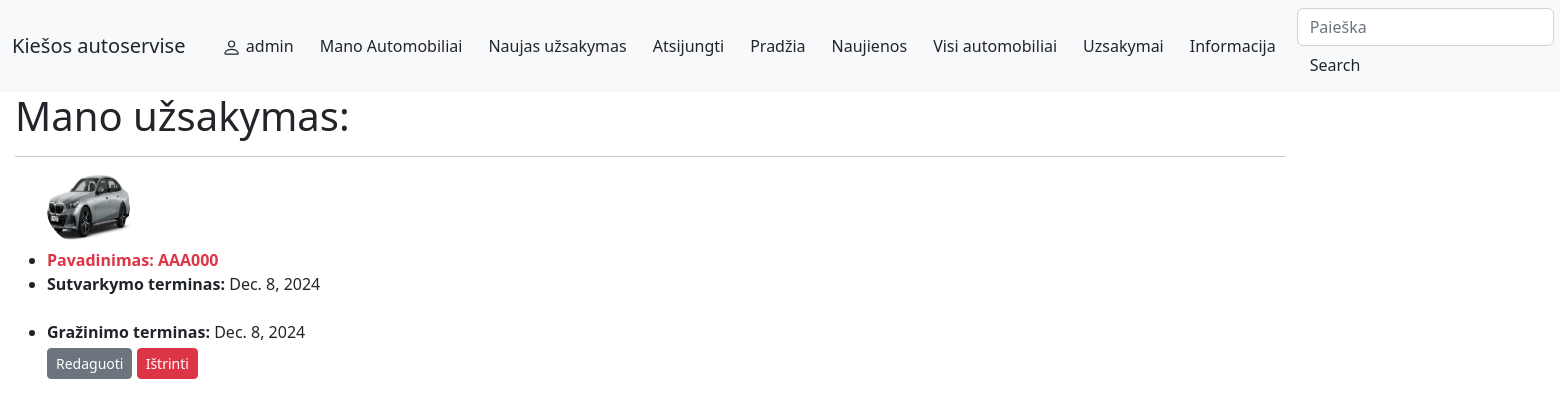
The app's page /autoservice/manoautomobiliai/10 (signed in) with its own data.
### autoservice/models.py (models this page shows, shortened)
class Uzsakymas(models.Model):
    data = models.DateField('Data', null=True, blank=True)
    automobilis_id = models.ForeignKey('Automobilis', on_delete=models.CASCADE, null=False)
    bus_sutvarkyta = models.DateField('Bus sutvarkyta', null=True, blank=True)
    savininkas = models.ForeignKey(User, on_delete=models.SET_NULL, null=True, blank=True)
    @property
    def is_overdue(self):
        if self.bus_sutvarkyta and date.today() > self.bus_sutvarkyta:
            return True
        return False
    LOAN_STATUS = (
        ('uzregistruotas', 'Uzregistruota'),
        ('eileje', 'Eileje'),
        ('tvarkomas', 'Tvarkoma'),
        ('galima atsiimti', 'Galima atsiimti'),
        ('atlikta', 'Atlikta'),
    )
    status = models.CharField(
        max_length=20,
        choices=LOAN_STATUS,
        blank=True,
        default='Uzregistruotas',
        help_text='Statusas',
    )
    class Meta:
        ordering = ['bus_sutvarkyta']
        verbose_name_plural = "Uzsakymai"
    def display_automobilis_val_nr(self):
        return self.automobilis_id.valstybinis_nr
    display_automobilis_val_nr.short_description = 'Valstybinis NR.'
    def display_automobilis_vin(self):
        return self.automobilis_id.vin_kodas
    display_automobilis_vin.short_description = 'VIN Kodas.'
    def display_automobilis_client(self):
        return self.automobilis_id.klientas
    display_automobilis_client.short_description = 'Klientas'
    def display_automobilis_marke(self):
        return self.automobilis_id.automobilio_modelis_id
    display_automobilis_marke.short_description = 'Gamintojas/Marke'

class Profilis(models.Model):
    user = models.OneToOneField(User, on_delete=models.CASCADE)
    nuotrauka = models.ImageField(default="profile_pics/no-image.jpg", upload_to="profile_pics")

class Automobilis(models.Model):
    valstybinis_nr = models.CharField('Valstybinis_NR', max_length=15, help_text='Iveskite Valstybini nr.(pvz AAA000)')
    automobilio_modelis_id = models.ForeignKey('AutomobiloModelis', on_delete=models.CASCADE, null=False,
                                               related_name='automobiliomodelis')
    vin_kodas = models.CharField('VIN_Kodas', max_length=17, help_text='Iveskite VIN (pvz.3C6UR5CJXEG146621)')
    klientas = models.CharField('Klientas', max_length=100, help_text='Vardas Pavarde pvz(Juozas Juozaitis)')
    aprasymas = HTMLField('Aprasymas', help_text='Aprasymas', null=True)
    cover = models.ImageField('Viršelis', upload_to='covers', null=True, blank=True)
    def display_automobilis_modelis(self):
        return f'{self.automobilio_modelis_id.marke} {self.automobilio_modelis_id.modelis}'
    display_automobilis_modelis.short_description = 'Automobilis'
    class Meta:
        verbose_name_plural = "Automobiliai"

### autoservice/views.py (the view)
# urls.py: path('manoautomobiliai/<int:pk>', views.UzsakymasByUserDetailView.as_view(), name='mano-uzsakymas'),
class UzsakymasByUserDetailView(LoginRequiredMixin, generic.DetailView):
    model = Uzsakymas
    template_name = 'user_uzsakymas.html'

### autoservice/templates/user_uzsakymas.html (shortened to what this page needs)
{% extends "base.html" %}
{% block content %}
    <h1>Mano užsakymas:</h1>
    <hr>
        <ul>
        <img class="rounded-circle" src="{{uzsakymas.savininkas.profilis.nuotrauka.url}}" width="100" height="75">
        <li><strong class="{% if object.is_overdue %}text-danger{% endif %}">Pavadinimas: {{uzsakymas.automobilis_id.valstybinis_nr}}</strong></li>
        <li><strong>Sutvarkymo terminas:</strong> {{object.bus_sutvarkyta}}</li>
        <br/>
           <li><strong>Gražinimo terminas:</strong> {{object.bus_sutvarkyta}}</li>
            {% if object.savininkas == user %}
            <div>
                <a class="btn btn-secondary btn-sm mt-1 mb-1" href="{% url 'mano-uzsakymas-update' object.id %}">Redaguoti</a>
                <a class="btn btn-danger btn-sm mt-1 mb-1" href="{% url 'mano-uzsakymas-delete' object.id %}">Ištrinti</a>
            </div>
            {% endif %}
    </ul>
{% endblock %}

### autoservice/templates/base.html (shortened to what this page needs)
<!DOCTYPE html>
<html lang="en">
<head>
  <link rel="stylesheet" href="https://stackpath.bootstrapcdn.com/bootstrap/4.1.3/css/bootstrap.min.css">
  <link rel="stylesheet" href="https://cdn.jsdelivr.net/npm/bootstrap@5.2.3/dist/css/bootstrap.min.css">
  {% load static %}
  <link rel="stylesheet" href="{% static 'css/styles.css' %}">
</head>
<body>
<nav class="navbar navbar-expand-lg navbar-light bg-light">
  <div class="container-fluid">
    <a class="navbar-brand">Kiešos autoservise</a>
    <ul class="navbar-nav mx-2">
      {% if user.is_authenticated %}
      <li class="nav-item"><a class="btn" href="{% url 'main' %}">
        {{ user.get_username }}</a></li>
      <li class="nav-item"><a class="btn" href="{% url 'mano-uzsakymai' %}">Mano Automobiliai</a></li>
        <li class="nav-item"><a class="btn" href="{% url 'mano-uzsakymas-new'%}?next=/autoservice">Naujas užsakymas</a></li>
      <li class="nav-item">
        <form method="post" action="{% url 'logout' %}">
          <button class="btn" type="submit">Atsijungti</button>
        </form>
      </li>
      {% else %}
      <li class="nav-item"><a class="btn" href="{% url 'login'%}">Prisijungti</a></li>
      <li class="nav-item"><a class="btn" href="{% url 'register'%}">Registruotis</a></li>
      {% endif %}
      <li class="nav-item active"><a class="btn" href="{% url 'index' %}">Pradžia</a></li>
        <li class="nav-item active"><a class="btn" href="{% url 'akcijos' %}">Naujienos</a></li>
      <li class="nav-item active"><a class="btn" href="{% url 'automobiliai' %}">Visi automobiliai</a></li>
      <li class="nav-item active"><a class="btn" href="{% url 'uzsakymas' %}">Uzsakymai</a></li>
      <li class="nav-item active"><a class="btn" href="{% url 'about' %}">Informacija</a></li>
    </ul>
    <form class="form-inline my-2 my-lg-0" action="{% url 'search' %}" method="get">
      <input class="form-control me-2" name="query" class="form-control" type="text" placeholder="Paieška">
      <button class="btn" type="submit">Search</button>
    </form>
  </div>
</nav>
<div class="col-sm-10 ">
  {% block content %}
  {% endblock %}
</div>
</body>
</html>

### records on screen
Uzsakymas: savininkas.profilis.nuotrauka (picture), automobilis_id.valstybinis_nr "AAA000", bus_sutvarkyta "Dec. 8, 2024"

### other values on screen
{{ user.get_username }} "admin"
